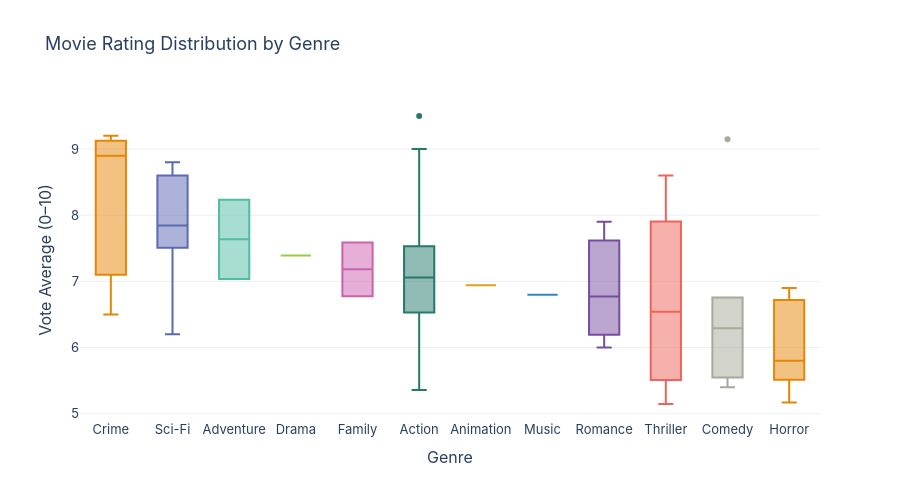

The code cell stored with this chart in its notebook:
### Markdown cell above
### Interactive Box – Genre Ratings

### Code cell
order = df.groupby('primary_genre')['vote_average'].median().sort_values(ascending=False).index.tolist()

fig = px.box(
    df, x='primary_genre', y='vote_average',
    category_orders={'primary_genre': order},
    color='primary_genre',
    hover_name='title',
    hover_data={'release_year': True, 'vote_average': ':.2f'},
    labels={'primary_genre': 'Genre', 'vote_average': 'Vote Average (0–10)'},
    title='Movie Rating Distribution by Genre',
    template='plotly_white',
    color_discrete_sequence=px.colors.qualitative.Vivid,
)
fig.update_layout(showlegend=False, font=dict(family='Inter', size=13), height=500)

html_path = INTERACTIVE_DIR / 'genre_rating_boxplot_interactive.html'
fig.write_html(str(html_path))
fig.show()
print(f'Saved → {html_path}')

### Figure 1 — Plotly figure (JSON) as saved in the notebook; plotly's stock layout.template omitted (floating-point values rounded to 4 significant figures)
{"data": [{"alignmentgroup": "True", "customdata": [[2026], [1972], [1994]], "hovertemplate": "<b>%{hovertext}</b><br><br>Genre=%{x}<br>Vote Average (0–10)=%{y:.2f}<br>release_year=%{customdata[0]}<extra></extra>", "hovertext": ["Crime 101", "The Godfather", "Pulp Fiction"], "legendgroup": "Crime", "marker": {"color": "rgb(229, 134, 6)"}, "name": "Crime", "notched": false, "offsetgroup": "Crime", "orientation": "v", "showlegend": true, "type": "box", "x": ["Crime", "Crime", "Crime"], "x0": " ", "xaxis": "x", "y": [6.5, 9.2, 8.9], "y0": " ", "yaxis": "y"}, {"alignmentgroup": "True", "customdata": [[2017], [2012], [2026], [2021], [2026], [2010], [2014], [2009], [1999], [2026]], "hovertemplate": "<b>%{hovertext}</b><br><br>Genre=%{x}<br>Vote Average (0–10)=%{y:.2f}<br>release_year=%{customdata[0]}<extra></extra>", "hovertext": ["Alien: Covenant", "The Avengers", "Spider-Man: Brand New Day", "Spider-Man: No Way Home", "Avengers: Doomsday", "Inception", "Interstellar", "Avatar", "The Matrix", "The Bride!"], "legendgroup": "Sci-Fi", "marker": {"color": "rgb(93, 105, 177)"}, "name": "Sci-Fi", "notched": false, "offsetgroup": "Sci-Fi", "orientation": "v", "showlegend": true, "type": "box", "x": ["Sci-Fi", "Sci-Fi", "Sci-Fi", "Sci-Fi", "Sci-Fi", "Sci-Fi", "Sci-Fi", "Sci-Fi", "Sci-Fi", "Sci-Fi"], "x0": " ", "xaxis": "x", "y": [8.42, 7.18, 7.7, 7.89, 7.51, 8.8, 8.6, 7.8, 8.7, 6.2], "y0": " ", "yaxis": "y"}, {"alignmentgroup": "True", "customdata": [[2026], [2018]], "hovertemplate": "<b>%{hovertext}</b><br><br>Genre=%{x}<br>Vote Average (0–10)=%{y:.2f}<br>release_year=%{customdata[0]}<extra></extra>", "hovertext": ["Starbright", "Avengers: Infinity War"], "legendgroup": "Adventure", "marker": {"color": "rgb(82, 188, 163)"}, "name": "Adventure", "notched": false, "offsetgroup": "Adventure", "orientation": "v", "showlegend": true, "type": "box", "x": ["Adventure", "Adventure"], "x0": " ", "xaxis": "x", "y": [7.038, 8.233], "y0": " ", "yaxis": "y"}, {"alignmentgroup": "True", "customdata": [[2006]], "hovertemplate": "<b>%{hovertext}</b><br><br>Genre=%{x}<br>Vote Average (0–10)=%{y:.2f}<br>release_year=%{customdata[0]}<extra></extra>", "hovertext": ["The Devil Wears Prada"], "legendgroup": "Drama", "marker": {"color": "rgb(153, 201, 69)"}, "name": "Drama", "notched": false, "offsetgroup": "Drama", "orientation": "v", "showlegend": true, "type": "box", "x": ["Drama"], "x0": " ", "xaxis": "x", "y": [7.391], "y0": " ", "yaxis": "y"}, {"alignmentgroup": "True", "customdata": [[2026], [2023]], "hovertemplate": "<b>%{hovertext}</b><br><br>Genre=%{x}<br>Vote Average (0–10)=%{y:.2f}<br>release_year=%{customdata[0]}<extra></extra>", "hovertext": ["The Super Mario Galaxy Movie", "The Super Mario Bros. Movie"], "legendgroup": "Family", "marker": {"color": "rgb(204, 97, 176)"}, "name": "Family", "notched": false, "offsetgroup": "Family", "orientation": "v", "showlegend": true, "type": "box", "x": ["Family", "Family"], "x0": " ", "xaxis": "x", "y": [6.777, 7.587], "y0": " ", "yaxis": "y"}, {"alignmentgroup": "True", "customdata": [[2025], [2025], [2026], [2026], [2025], [2025], [2026], [2012], [2025], [2026], [2025], [2025], [2026], [2026], [2026], [2025], [2025], [2026], [2026], [2025], [2025], [2025], [2025], [2025], [2026], [2025], [2025], [2026], [2025], [2014], [2002], [2026], [2026], [2026], [2025], [2026], [2026], [2026], [2026], [2025], [2026], [2025], [2026], [2025], [1968], [2026], [2024], [2026], [2026], [2025], [2026], [2026], [2024], [2026], [2026], [2026], [1982], [2025], [1957], [2014], [2009], [2015], [2012], [1990], [1972], [2019], [1992], [2021], [2025], [1987], [2020], [2026], [2026], [2013], [2008], [2000], [2026], [2026]], "hovertemplate": "<b>%{hovertext}</b><br><br>Genre=%{x}<br>Vote Average (0–10)=%{y:.2f}<br>release_year=%{customdata[0]}<extra></extra>", "hovertext": ["Zootopia 2", "David", "Good Luck, Have Fun, Don't Die", "Solo Mio", "Frankenstein", "War of the Worlds", "Project Hail Mary", "Ginger & Rosa", "Turbulence", "Hoppers", "Marty Supreme", "The Shadow's Edge", "Oscar Shaw", "Hellfire", "Mercy", "Wildcat", "Jay Kelly", "War Machine", "Return to Silent Hill", "Hamnet", "Re/Member: The Last Night", "House on Eden", "Now You See Me: Now You Don't", "Predator: Badlands", "Whistle", "Anaconda", "Bāhubali: The Epic", "Shelter", "One Battle After Another", "Interstellar", "xXx", "The Wrecking Crew", "Scream 7", "Reminders of Him", "Alpha", "The Rip", "\"Wuthering Heights\"", "Torrente for President", "The Bluff", "The Housemaid", "The Internship", "JUJUTSU KAISEN: Execution", "Greenland 2: Migration", "Sinners", "Firecreek", "Vanaveera", "The Empire", "GOAT", "State of Fear", "Avatar: Fire and Ash", "Cold Storage", "Peaky Blinders: The Immortal Man", "Lake Jesup: Bonecrusher's Revenge", "Dhurandhar: The Revenge", "Agent Zeta", "Send Help", "Bingo Bongo", "Lilly Lives Alone", "The Unearthly", "The Humbling", "Sherlock Holmes", "Stung", "Project X", "Countess Dora", "Hemmet", "Rust Creek", "Passenger 57", "The Unknown Man", "Dhurandhar", "Summer School", "USS Christmas", "28 Years Later: The Bone Temple", "Ready or Not: Here I Come", "Robin Hood", "The Dark Knight", "Gladiator", "Vengeance", "Sniper: No Nation"], "legendgroup": "Action", "marker": {"color": "rgb(36, 121, 108)"}, "name": "Action", "notched": false, "offsetgroup": "Action", "orientation": "v", "showlegend": true, "type": "box", "x": ["Action", "Action", "Action", "Action", "Action", "Action", "Action", "Action", "Action", "Action", "Action", "Action", "Action", "Action", "Action", "Action", "Action", "Action", "Action", "Action", "Action", "Action", "Action", "Action", "Action", "Action", "Action", "Action", "Action", "Action", "Action", "Action", "Action", "Action", "Action", "Action", "Action", "Action", "Action", "Action", "Action", "Action", "Action", "Action", "Action", "Action", "Action", "Action", "Action", "Action", "Action", "Action", "Action", "Action", "Action", "Action", "Action", "Action", "Action", "Action", "Action", "Action", "Action", "Action", "Action", "Action", "Action", "Action", "Action", "Action", "Action", "Action", "Action", "Action", "Action", "Action", "Action", "Action"], "x0": " ", "xaxis": "x", "y": [7.42, 8.16, 7.51, 6.53, 6.53, 6.09, 7.15, 6.95, 6.67, 7.56, 5.92, 7.49, 7.04, 6.32, 7.16, 6.59, 7.72, 7.65, 7.17, 7.68, 7.55, 7.98, 7.19, 8.13, 6.97, 6.66, 8.08, 6.49, 7.63, 7.16, 6.98, 7.67, 6.59, 5.73, 6.56, 8.41, 7.04, 5.36, 6.95, 8.87, 6.87, 7.53, 6.17, 6.11, 6.45, 5.66, 6.95, 7.08, 7.95, 7.11, 7.53, 7.1, 7.18, 7.13, 6.33, 7.43, 7.67, 7.23, 6.25, 6.91, 8.06, 6.21, 6.04, 7.29, 7.28, 6.84, 6.54, 7.04, 6.95, 5.99, 5.8, 6.15, 7.31, 9.5, 9.0, 8.5, 6.25, 6.2], "y0": " ", "yaxis": "y"}, {"alignmentgroup": "True", "customdata": [[2026]], "hovertemplate": "<b>%{hovertext}</b><br><br>Genre=%{x}<br>Vote Average (0–10)=%{y:.2f}<br>release_year=%{customdata[0]}<extra></extra>", "hovertext": ["Avatar: Aang, The Last Airbender"], "legendgroup": "Animation", "marker": {"color": "rgb(218, 165, 27)"}, "name": "Animation", "notched": false, "offsetgroup": "Animation", "orientation": "v", "showlegend": true, "type": "box", "x": ["Animation"], "x0": " ", "xaxis": "x", "y": [6.94], "y0": " ", "yaxis": "y"}, {"alignmentgroup": "True", "customdata": [[2026]], "hovertemplate": "<b>%{hovertext}</b><br><br>Genre=%{x}<br>Vote Average (0–10)=%{y:.2f}<br>release_year=%{customdata[0]}<extra></extra>", "hovertext": ["Pretty Lethal"], "legendgroup": "Music", "marker": {"color": "rgb(47, 138, 196)"}, "name": "Music", "notched": false, "offsetgroup": "Music", "orientation": "v", "showlegend": true, "type": "box", "x": ["Music"], "x0": " ", "xaxis": "x", "y": [6.8], "y0": " ", "yaxis": "y"}, {"alignmentgroup": "True", "customdata": [[2026], [1997], [2016]], "hovertemplate": "<b>%{hovertext}</b><br><br>Genre=%{x}<br>Vote Average (0–10)=%{y:.2f}<br>release_year=%{customdata[0]}<extra></extra>", "hovertext": ["Your Heart Will Be Broken", "Titanic", "Young Sister-In-Law"], "legendgroup": "Romance", "marker": {"color": "rgb(118, 78, 159)"}, "name": "Romance", "notched": false, "offsetgroup": "Romance", "orientation": "v", "showlegend": true, "type": "box", "x": ["Romance", "Romance", "Romance"], "x0": " ", "xaxis": "x", "y": [6.77, 7.9, 6.0], "y0": " ", "yaxis": "y"}, {"alignmentgroup": "True", "customdata": [[2025], [2019], [2026], [2026]], "hovertemplate": "<b>%{hovertext}</b><br><br>Genre=%{x}<br>Vote Average (0–10)=%{y:.2f}<br>release_year=%{customdata[0]}<extra></extra>", "hovertext": ["Hunting Season", "Parasite", "Humint", "180"], "legendgroup": "Thriller", "marker": {"color": "rgb(237, 100, 90)"}, "name": "Thriller", "notched": false, "offsetgroup": "Thriller", "orientation": "v", "showlegend": true, "type": "box", "x": ["Thriller", "Thriller", "Thriller", "Thriller"], "x0": " ", "xaxis": "x", "y": [5.87, 8.6, 7.212, 5.147], "y0": " ", "yaxis": "y"}, {"alignmentgroup": "True", "customdata": [[2026], [2026], [2026], [2026], [2023], [2026]], "hovertemplate": "<b>%{hovertext}</b><br><br>Genre=%{x}<br>Vote Average (0–10)=%{y:.2f}<br>release_year=%{customdata[0]}<extra></extra>", "hovertext": ["Balls Up", "Outcome", "Roommates", "Mike & Nick & Nick & Alice", "Rocky Aur Rani Kii Prem Kahaani", "¿Quieres Ser Mi Novia?"], "legendgroup": "Comedy", "marker": {"color": "rgb(165, 170, 153)"}, "name": "Comedy", "notched": false, "offsetgroup": "Comedy", "orientation": "v", "showlegend": true, "type": "box", "x": ["Comedy", "Comedy", "Comedy", "Comedy", "Comedy", "Comedy"], "x0": " ", "xaxis": "x", "y": [5.548, 5.4, 6.514, 6.755, 6.068, 9.15], "y0": " ", "yaxis": "y"}, {"alignmentgroup": "True", "customdata": [[2025], [1977], [2024], [2025], [2025], [2026], [2026], [2026], [2026], [2026], [2026], [2025], [2026], [2025], [2026]], "hovertemplate": "<b>%{hovertext}</b><br><br>Genre=%{x}<br>Vote Average (0–10)=%{y:.2f}<br>release_year=%{customdata[0]}<extra></extra>", "hovertext": ["KPop Demon Hunters", "Tintorera: Killer Shark", "Bloodline Killer", "Demon Slayer: Kimetsu no Yaiba Infinity Castle", "Play Dead", "The Deadly Little Mermaid", "The Mortuary Assistant", "Thrash", "Lee Cronin's The Mummy", "The Strangers: Chapter 3", "undertone", "The Crucifix: Blood of the Exorcist", "The Yeti", "Mudborn", "The House on Haunted Grounds"], "legendgroup": "Horror", "marker": {"color": "rgb(229, 134, 6)"}, "name": "Horror", "notched": false, "offsetgroup": "Horror", "orientation": "v", "showlegend": true, "type": "box", "x": ["Horror", "Horror", "Horror", "Horror", "Horror", "Horror", "Horror", "Horror", "Horror", "Horror", "Horror", "Horror", "Horror", "Horror", "Horror"], "x0": " ", "xaxis": "x", "y": [5.96, 5.17, 5.45, 5.8, 5.43, 5.7, 5.4, 6.004, 6.9, 5.702, 6.687, 6.818, 6.894, 6.729, 5.8], "y0": " ", "yaxis": "y"}], "layout": {"boxmode": "overlay", "font": {"family": "Inter", "size": 13}, "height": 500, "legend": {"title": {"text": "Genre"}, "tracegroupgap": 0}, "showlegend": false, "title": {"text": "Movie Rating Distribution by Genre"}, "xaxis": {"anchor": "y", "categoryarray": ["Crime", "Sci-Fi", "Adventure", "Drama", "Family", "Action", "Animation", "Music", "Romance", "Thriller", "Comedy", "Horror"], "categoryorder": "array", "domain": [0, 1], "title": {"text": "Genre"}}, "yaxis": {"anchor": "x", "domain": [0, 1], "title": {"text": "Vote Average (0–10)"}}}}
